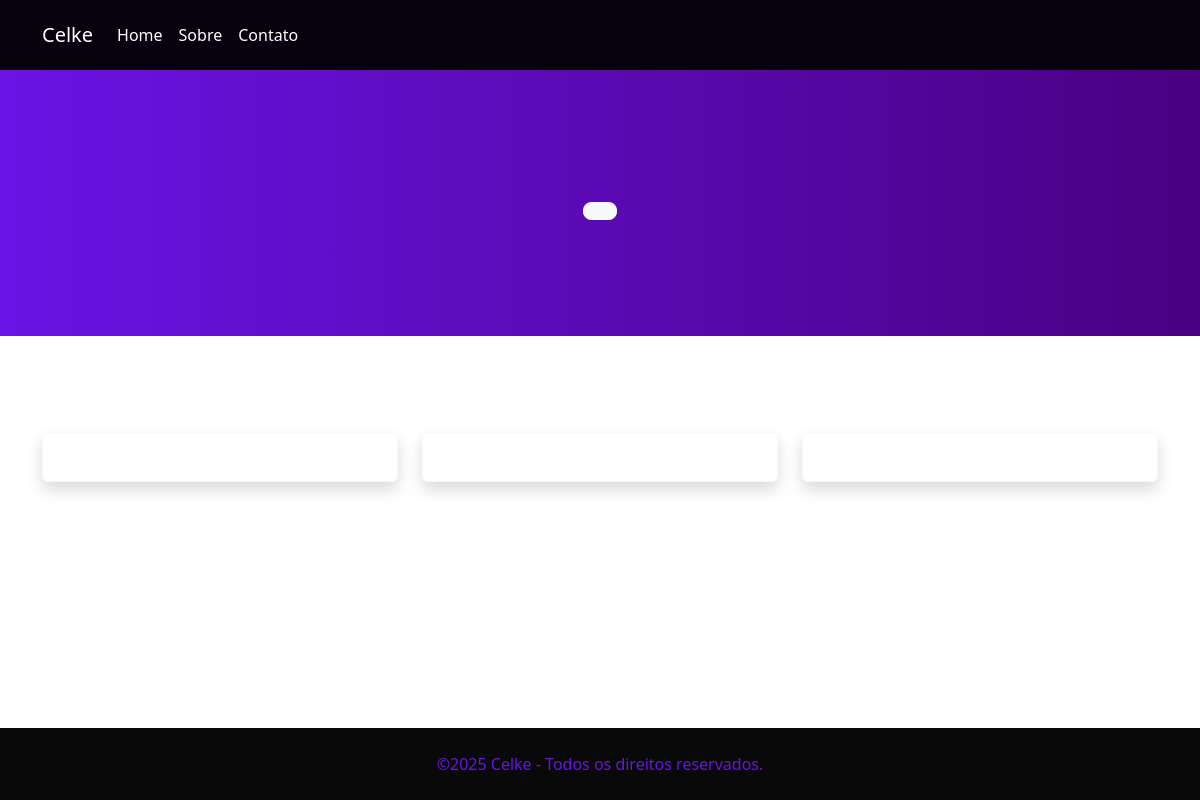
/, run on an earlier commit of the app's database.
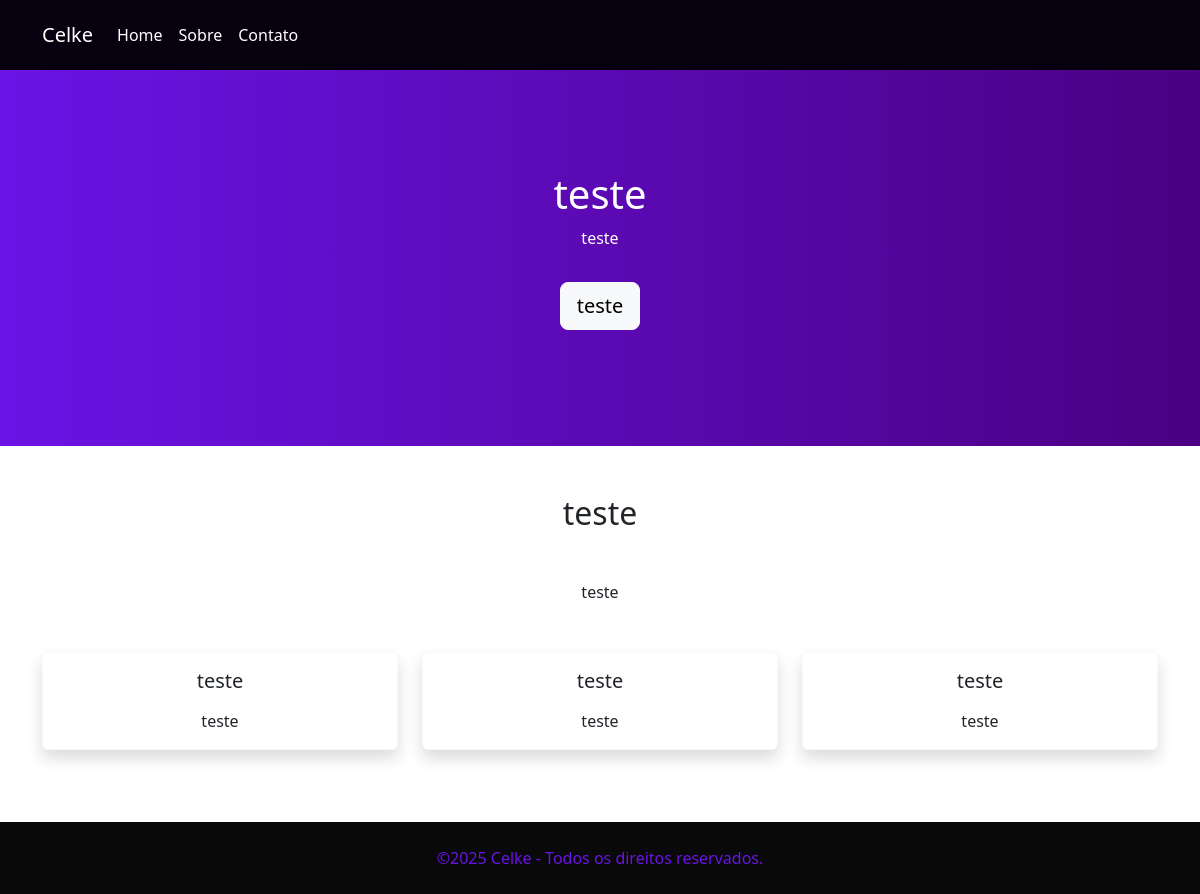
And on a later commit of the database.
### courses/models.py (models this page shows, shortened)
class Home(models.Model):
    title = models.CharField(max_length=255, verbose_name="Titulo")
    subtitle = models.CharField(max_length=255, verbose_name="Subtitulo")
    text_btn = models.CharField(max_length=50, verbose_name="Texto do Botão")
    link_btn = models.URLField(max_length=500, verbose_name="Link do Botão")
    title_topics = models.CharField(max_length=255, verbose_name="Titulo dos Tópicos")
    subtitle_topics = models.CharField(max_length=255, verbose_name="Subtitulo dos Tópicos")
    title_topic_one = models.CharField(max_length=255, verbose_name="Titulo do Topico 1")
    description_topic_one = models.TextField(verbose_name="Descrição do Topico 1")
    title_topic_two = models.CharField(max_length=255, verbose_name="Titulo do Topico 2")
    description_topic_two = models.TextField(verbose_name="Descrição do Topico 2")
    title_topic_three = models.CharField(max_length=255, verbose_name="Titulo do topico 3")
    description_topic_three = models.TextField(verbose_name="Descricao do Topico 3")
    class Meta:
        verbose_name= "Pagina Inicial"
        verbose_name_plural= "Paginas Iniciais"

### courses/views.py (the view)
# urls.py: 2. Add a URL to urlpatterns:  path('', views.home, name='home')
def home(request):
    home = Home.objects.filter().first()
    return render(request, 'courses/home.html', {'home': home})

### courses/templates/courses/home.html
{% extends "courses/base.html" %}
{% block content%}
<header class="hero">
    <h1> {{home.title}}</h1>
    <p> {{home.subtitle}}<p/>
    <a href="{{home.link_btn}}" class="btn btn-light btn-lg mt-3">{{home.text_btn}}</a>
    </header>
    <main class="container my-5">
        <section class="text-center">
          <h2 class="mb-5">{{home.title_topics}}</h2>
          <p class="mb-5">{{home.subtitle_topics}}</p>
          <div class="row mb-4">
            <div class="col-md-4">
              <div class="card shadow border-light">
                <div class="card-body">
                  <h5 class="card-title mb-3">{{home.title_topic_one}}</h5>
                  <p class="card-text">{{home.description_topic_one}}</p>
                </div>
              </div>
            </div>
            <div class="col-md-4">
              <div class="card shadow border-light">
                <div class="card-body">
                  <h5 class="card-title mb-3">{{home.title_topic_two}}</h5>
                  <p class="card-text">{{home.description_topic_two}}</p>
                </div>
              </div>
            </div>
            <div class="col-md-4">
              <div class="card shadow border-light">
                <div class="card-body">
                  <h5 class="card-title mb-3">{{home.title_topic_three}}</h5>
                  <p class="card-text">{{home.description_topic_three}}</p>
                </div>
              </div>
            </div>
          </div>
        </section>
      </main>
{% endblock %}

What changed in the data, as far as the page shows it:
added Home: title "teste", subtitle "teste", text_btn "teste", title_topics "teste", subtitle_topics "teste", title_topic_one "teste", description_topic_one "teste", title_topic_two "teste", description_topic_two "teste", title_topic_three "teste", description_topic_three "teste"
